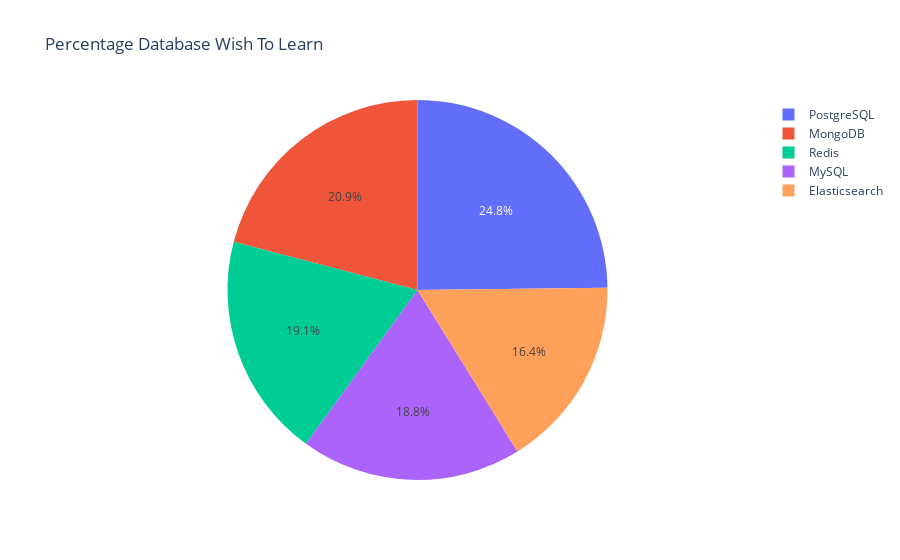

Notebook source saved alongside this figure:
### Markdown cell above
Create a pie chart of the top 5 databases that respondents wish to learn next year. Label the pie chart with database names. Display percentages of each database on the pie chart.

### Code cell
# your code goes here

QUERY  = """ SELECT Respondent,DatabaseDesireNextYear FROM DatabaseDesireNextYear"""

df_pie = pd.read_sql_query(QUERY,conn)

df_pie=pd.DataFrame(df_pie['DatabaseDesireNextYear'].value_counts())
df_pie = df_pie.head(5)
fig = px.pie(df_pie, values= ((df_pie.values/ df_pie.values.sum())*100).flatten(), names=df_pie.index, title= "Percentage Database Wish To Learn")
fig.show()

### Figure 1 — Plotly figure (JSON) as saved in the notebook; plotly's stock layout.template omitted (floating-point values rounded to 4 significant figures)
{"data": [{"domain": {"x": [0, 1], "y": [0, 1]}, "hovertemplate": "DatabaseDesireNextYear=%{label}<br>value=%{value}<extra></extra>", "labels": ["PostgreSQL", "MongoDB", "Redis", "MySQL", "Elasticsearch"], "legendgroup": "", "name": "", "showlegend": true, "type": "pie", "values": [24.81, 20.92, 19.09, 18.81, 16.37]}], "layout": {"legend": {"tracegroupgap": 0}, "title": {"text": "Percentage Database Wish To Learn"}}}
